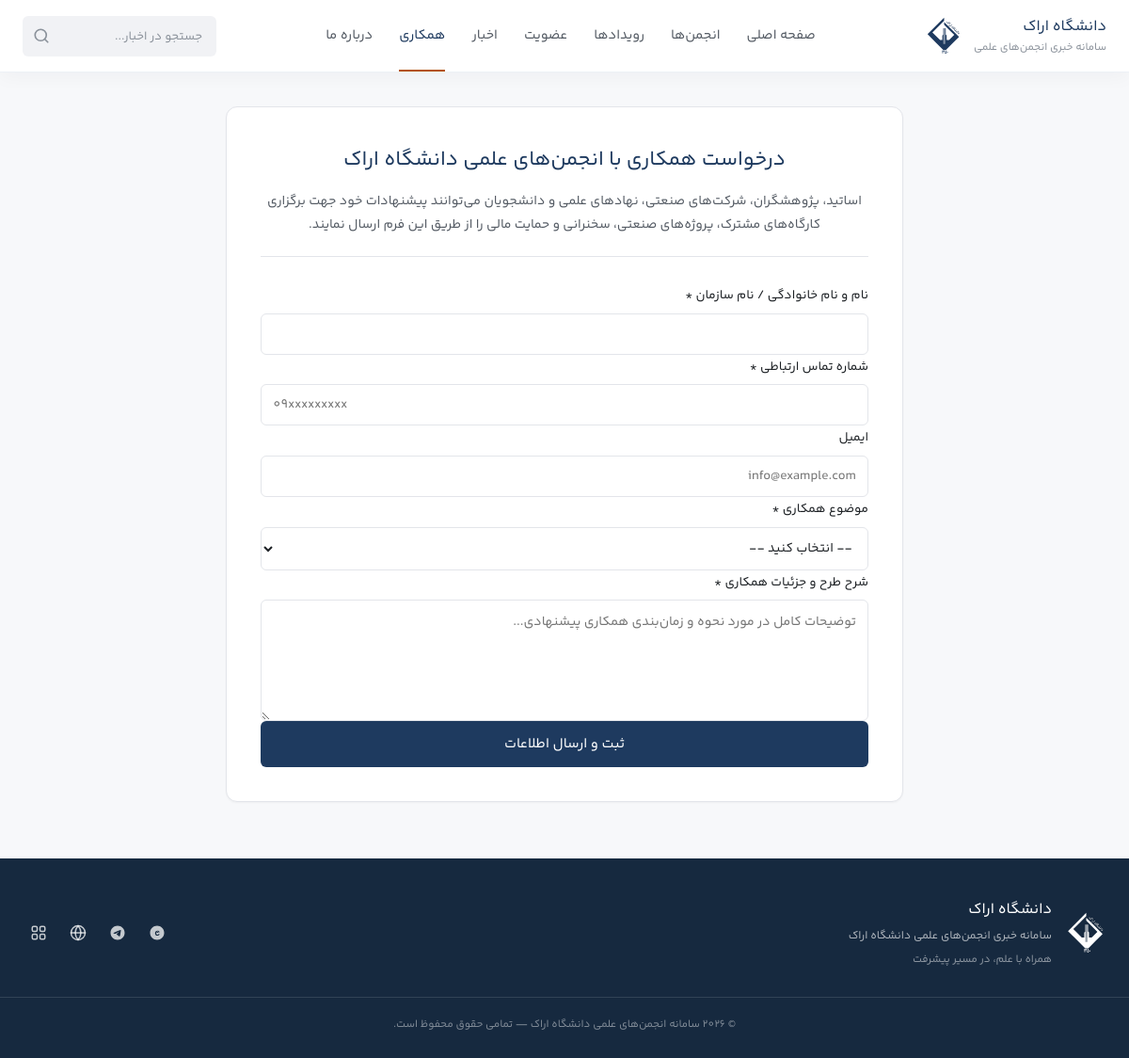
The page /cooperation.php on the database its author committed.
### tables this page shows
CREATE TABLE IF NOT EXISTS `form_fields` (
  `id` int(11) NOT NULL AUTO_INCREMENT PRIMARY KEY,
  `form_id` int(11) NOT NULL,
  `label` varchar(255) NOT NULL,
  `type` varchar(50) NOT NULL DEFAULT 'text',
  `options` text DEFAULT NULL,
  `required` tinyint(1) NOT NULL DEFAULT 0,
  `is_unique` tinyint(1) NOT NULL DEFAULT 0,
  `placeholder` varchar(255) DEFAULT NULL,
  `help` varchar(255) DEFAULT NULL,
  `sort_order` int(11) NOT NULL DEFAULT 0,
  KEY `idx_fields_form` (`form_id`, `sort_order`)
) DEFAULT CHARSET=utf8mb4;

### includes/forms.php (the view, shortened to what this page needs)
<?php
function getCsrfToken() {
    return $_SESSION['csrf_token'];
}
function getFormFields($pdo, $formId) {
    $stmt = $pdo->prepare("SELECT * FROM form_fields WHERE form_id = ? ORDER BY sort_order ASC, id ASC");
    $stmt->execute([(int)$formId]);
    return $stmt->fetchAll();
}
function renderFormHtml($form, $fields, $errors = [], $old = [], $action = '') {
    $html = '<form method="POST" action="' . htmlspecialchars($action) . '" class="site-form-layout" novalidate>';
    $html .= '<input type="hidden" name="csrf_token" value="' . getCsrfToken() . '">';
    $html .= '<div style="display:none;" aria-hidden="true"><input type="text" name="website_hp" tabindex="-1" autocomplete="off"></div>';
    foreach ($fields as $field) {
        $key = 'field_' . $field['id'];
        $val = htmlspecialchars($old[$key] ?? '');
        $hasErr = isset($errors[$key]);
        $errHtml = $hasErr ? '<div class="form-error-msg">' . htmlspecialchars($errors[$key]) . '</div>' : '';
        $html .= '<div class="form-group ' . ($hasErr ? 'has-error' : '') . '">';
        $html .= '<label class="form-label" for="' . $key . '">';
        $html .= htmlspecialchars($field['label']);
        if (!empty($field['required'])) {
            $html .= ' <span class="required-star" aria-label="الزامی">*</span>';
        }
        $html .= '</label>';
        $placeholder = !empty($field['placeholder']) ? ' placeholder="' . htmlspecialchars($field['placeholder']) . '"' : '';
        switch ($field['type']) {
            case 'textarea':
                $html .= '<textarea id="' . $key . '" name="' . $key . '" class="form-control" rows="4"' . $placeholder . '>' . $val . '</textarea>';
                break;
            case 'select':
                $opts = array_map('trim', explode("\n", (string)$field['options']));
                $html .= '<select id="' . $key . '" name="' . $key . '" class="form-control">';
                $html .= '<option value="">-- انتخاب کنید --</option>';
                foreach ($opts as $opt) {
                    $sel = ($val === $opt) ? ' selected' : '';
                    $html .= '<option value="' . htmlspecialchars($opt) . '"' . $sel . '>' . htmlspecialchars($opt) . '</option>';
                }
                $html .= '</select>';
                break;
            default:
                $inputType = ($field['type'] === 'email') ? 'email' : (($field['type'] === 'tel') ? 'tel' : 'text');
                $html .= '<input type="' . $inputType . '" id="' . $key . '" name="' . $key . '" class="form-control" value="' . $val . '"' . $placeholder . '>';
                break;
        }
        $html .= $errHtml;
        $html .= '</div>';
    }
    $html .= '<div class="form-actions-wrap">';
    $html .= '<button type="submit" class="btn-primary" style="width:100%; justify-content:center; padding:12px 24px; font-size:15px;">ثبت و ارسال اطلاعات</button>';
    $html .= '</div>';
    $html .= '</form>';
    return $html;
}
?>

### assets/css/style.css (style rules this page uses)
:root { --font-sans: 'Yekan Bakh', Tahoma, Arial, sans-serif; --color-surface: #ffffff; --color-body-bg: #f7f8fa; --color-soft-bg: #f1f2f5; --border-color: #e3e5ea; --border-subtle: #eef0f3; --text-primary: #1c2024; --text-secondary: #545b64; --text-muted: #8b929b; --text-white: #ffffff; --color-primary-navy: #1e3a5f; --color-primary-dark: #16293f; --color-primary-blue: #1e3a5f; --color-accent: #b45309; --color-accent-soft: #fdf3e7; --color-success: #166534; --shadow-sm: 0 1px 2px rgba(20, 25, 32, 0.04); --shadow-md: 0 4px 14px rgba(20, 25, 32, 0.06); --shadow-lg: 0 10px 30px rgba(20, 25, 32, 0.08); --shadow-card-hover: 0 4px 14px rgba(20, 25, 32, 0.08); --radius-sm: 6px; --radius-md: 8px; --radius-lg: 12px; --radius-xl: 16px; --radius-full: 9999px; --transition-fast: 0.15s ease; --transition-normal: 0.18s ease; --transition-smooth: 0.22s ease; }
*, *::before, *::after { margin: 0; padding: 0; box-sizing: border-box; }
html { font-size: 16px; scroll-behavior: smooth; -webkit-font-smoothing: antialiased; -moz-osx-font-smoothing: grayscale; }
body { font-family: var(--font-sans); font-weight: 400; font-synthesis: none; background-color: var(--color-body-bg); color: var(--text-primary); line-height: 1.9; direction: rtl; text-align: right; min-height: 100vh; display: flex; flex-direction: column; }
button, input, select, textarea { font-family: inherit; }
.btn-primary, .btn-secondary, .btn-text { display: inline-flex; align-items: center; gap: 6px; font-size: 13.5px; border-radius: var(--radius-sm); border: 1px solid transparent; padding: 9px 18px; cursor: pointer; transition: background var(--transition-fast), border-color var(--transition-fast), color var(--transition-fast); flex-shrink: 0; font-family: inherit; }
.btn-primary { background: var(--color-primary-navy); color: var(--text-white); }
.form-group { display: flex; flex-direction: column; gap: 6px; }
.form-group label { font-size: 13.5px; color: var(--text-primary); }
.form-group input, .form-group select, .form-group textarea { padding: 10px 12px; border-radius: var(--radius-sm); border: 1px solid var(--border-color); background: var(--color-surface); outline: none; font-size: 14px; font-family: inherit; color: var(--text-primary); transition: border-color var(--transition-fast); }
.form-group textarea { min-height: 110px; resize: vertical; line-height: 1.9; }

### rows shown on the page
form_fields: value "نام و نام خانوادگی / نام سازمان"
form_fields: value "شماره تماس ارتباطی"
form_fields: value "ایمیل"
form_fields: value "موضوع همکاری"
form_fields: value "شرح طرح و جزئیات همکاری", id+placeholder "توضیحات کامل در مورد نحوه و زمان‌بندی همکاری پیشنهادی..."

### other values the page prints
$item[1] "صفحه اصلی"
$item[1] "انجمن‌ها"
$item[1] "رویدادها"
$item[1] "عضویت"
$item[1] "اخبار"
$item[1] "همکاری"
$item[1] "درباره ما"
